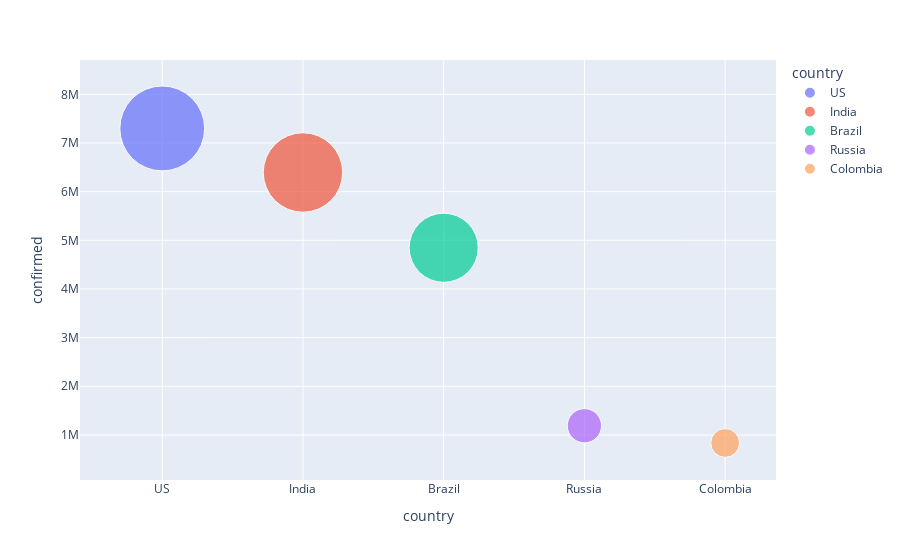

This figure's notebook cell:
### Code cell
fig = px.scatter(sorted_country_df.head(10),x='country',y='confirmed',color='country',hover_name='country' ,size='confirmed',size_max=60)
                


fig.show()

### Figure 1 — Plotly figure (JSON) as saved in the notebook; plotly's stock layout.template omitted (floating-point values rounded to 4 significant figures)
{"data": [{"hovertemplate": "<b>%{hovertext}</b><br><br>country=%{x}<br>confirmed=%{marker.size}<extra></extra>", "hovertext": ["US"], "legendgroup": "US", "marker": {"color": "#636efa", "size": [7299080], "sizemode": "area", "sizeref": 2028.0, "symbol": "circle"}, "mode": "markers", "name": "US", "showlegend": true, "type": "scatter", "x": ["US"], "xaxis": "x", "y": [7299080], "yaxis": "y"}, {"hovertemplate": "<b>%{hovertext}</b><br><br>country=%{x}<br>confirmed=%{marker.size}<extra></extra>", "hovertext": ["India"], "legendgroup": "India", "marker": {"color": "#EF553B", "size": [6394068], "sizemode": "area", "sizeref": 2028.0, "symbol": "circle"}, "mode": "markers", "name": "India", "showlegend": true, "type": "scatter", "x": ["India"], "xaxis": "x", "y": [6394068], "yaxis": "y"}, {"hovertemplate": "<b>%{hovertext}</b><br><br>country=%{x}<br>confirmed=%{marker.size}<extra></extra>", "hovertext": ["Brazil"], "legendgroup": "Brazil", "marker": {"color": "#00cc96", "size": [4847092], "sizemode": "area", "sizeref": 2028.0, "symbol": "circle"}, "mode": "markers", "name": "Brazil", "showlegend": true, "type": "scatter", "x": ["Brazil"], "xaxis": "x", "y": [4847092], "yaxis": "y"}, {"hovertemplate": "<b>%{hovertext}</b><br><br>country=%{x}<br>confirmed=%{marker.size}<extra></extra>", "hovertext": ["Russia"], "legendgroup": "Russia", "marker": {"color": "#ab63fa", "size": [1188928], "sizemode": "area", "sizeref": 2028.0, "symbol": "circle"}, "mode": "markers", "name": "Russia", "showlegend": true, "type": "scatter", "x": ["Russia"], "xaxis": "x", "y": [1188928], "yaxis": "y"}, {"hovertemplate": "<b>%{hovertext}</b><br><br>country=%{x}<br>confirmed=%{marker.size}<extra></extra>", "hovertext": ["Colombia"], "legendgroup": "Colombia", "marker": {"color": "#FFA15A", "size": [835339], "sizemode": "area", "sizeref": 2028.0, "symbol": "circle"}, "mode": "markers", "name": "Colombia", "showlegend": true, "type": "scatter", "x": ["Colombia"], "xaxis": "x", "y": [835339], "yaxis": "y"}], "layout": {"legend": {"itemsizing": "constant", "title": {"text": "country"}, "tracegroupgap": 0}, "margin": {"t": 60}, "xaxis": {"anchor": "y", "categoryarray": ["US", "India", "Brazil", "Russia", "Colombia"], "categoryorder": "array", "domain": [0, 1], "title": {"text": "country"}}, "yaxis": {"anchor": "x", "domain": [0, 1], "title": {"text": "confirmed"}}}}
